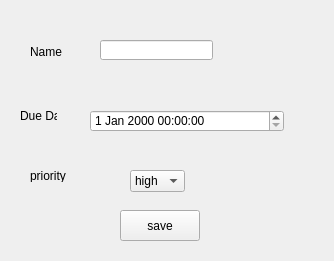
<?xml version="1.0" encoding="UTF-8"?>
<ui version="4.0">
 <class>newtask</class>
 <widget class="QWidget" name="newtask">
  <property name="geometry">
   <rect>
    <x>0</x>
    <y>0</y>
    <width>334</width>
    <height>261</height>
   </rect>
  </property>
  <property name="windowTitle">
   <string>Form</string>
  </property>
  <widget class="QLineEdit" name="name">
   <property name="geometry">
    <rect>
     <x>100</x>
     <y>40</y>
     <width>113</width>
     <height>20</height>
    </rect>
   </property>
  </widget>
  <widget class="QLabel" name="label">
   <property name="geometry">
    <rect>
     <x>30</x>
     <y>42</y>
     <width>37</width>
     <height>20</height>
    </rect>
   </property>
   <property name="text">
    <string>Name</string>
   </property>
  </widget>
  <widget class="QLabel" name="label_2">
   <property name="geometry">
    <rect>
     <x>20</x>
     <y>110</y>
     <width>37</width>
     <height>12</height>
    </rect>
   </property>
   <property name="text">
    <string>Due Date</string>
   </property>
  </widget>
  <widget class="QDateTimeEdit" name="dateTimeEdit">
   <property name="geometry">
    <rect>
     <x>90</x>
     <y>110</y>
     <width>194</width>
     <height>22</height>
    </rect>
   </property>
  </widget>
  <widget class="QLabel" name="label_3">
   <property name="geometry">
    <rect>
     <x>30</x>
     <y>170</y>
     <width>37</width>
     <height>12</height>
    </rect>
   </property>
   <property name="text">
    <string>priority</string>
   </property>
  </widget>
  <widget class="QComboBox" name="priority">
   <property name="geometry">
    <rect>
     <x>130</x>
     <y>170</y>
     <width>55</width>
     <height>22</height>
    </rect>
   </property>
   <item>
    <property name="text">
     <string>high</string>
    </property>
   </item>
   <item>
    <property name="text">
     <string>medium</string>
    </property>
   </item>
   <item>
    <property name="text">
     <string>low</string>
    </property>
   </item>
  </widget>
  <widget class="QPushButton" name="pushButton">
   <property name="geometry">
    <rect>
     <x>120</x>
     <y>210</y>
     <width>80</width>
     <height>31</height>
    </rect>
   </property>
   <property name="text">
    <string>save</string>
   </property>
  </widget>
 </widget>
 <resources/>
 <connections/>
</ui>
